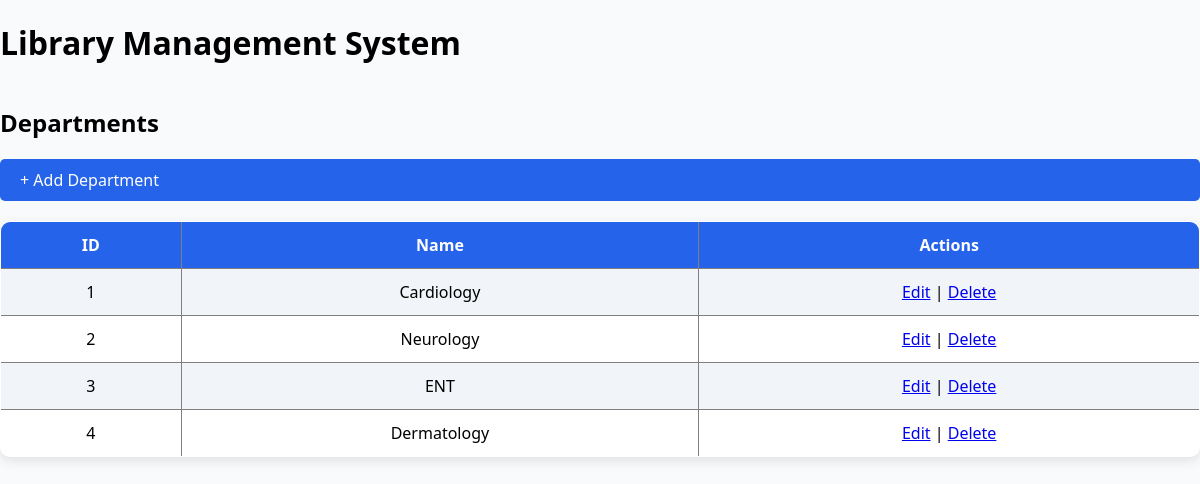
/view-departments/, run on the app's committed database.
### hospital/models.py (models this page shows, shortened)
class Department(models.Model):
    name = models.CharField(max_length=100)

### hospital/views.py (the view)
# urls.py: path('view-departments/',views.view_departments,name='view_departments'),
def view_departments(request):
    departments = Department.objects.all()
    return render(request, 'view_departments.html', {'departments': departments})

### hospital/templates/view_departments.html
{% extends 'base.html' %}
{% block content %}
<h2>Departments</h2>
<a href="{% url 'add_department' %}" class="add-btn">
    + Add Department
</a>
<table border="1">
    <tr>
        <th>ID</th>
        <th>Name</th>
        <th>Actions</th>
    </tr>
    {% for department in departments %}
<tr>
    <td>{{ department.id }}</td>
    <td>{{ department.name }}</td>
    <td>
        <a href="#">Edit</a> |
        <a href="#">Delete</a>
    </td>
</tr>
{% endfor %}
</table>
{% endblock %}

### hospital/static/css/style.css (style rules this page uses)
body { margin:0; font-family:'Segoe UI',sans-serif; background:#f8fafc; min-height:100vh; display:flex; flex-direction:column; }
table { width:100%; border-collapse:collapse; background:white; border-radius:10px; overflow:hidden; box-shadow:0 4px 12px rgba(0,0,0,0.1); }
table th { background:#2563eb; color:white; padding:12px; }
table td { padding:12px; text-align:center; }
table tr:nth-child(even) { background:#f1f5f9; }
.add-btn { display:inline-block; background:#2563eb; color:white; text-decoration:none; padding:10px 20px; border-radius:5px; margin-bottom:20px; }

### data on the page
Department: id "1", name "Cardiology"
Department: id "2", name "Neurology"
Department: id "3", name "ENT"
Department: id "4", name "Dermatology"
